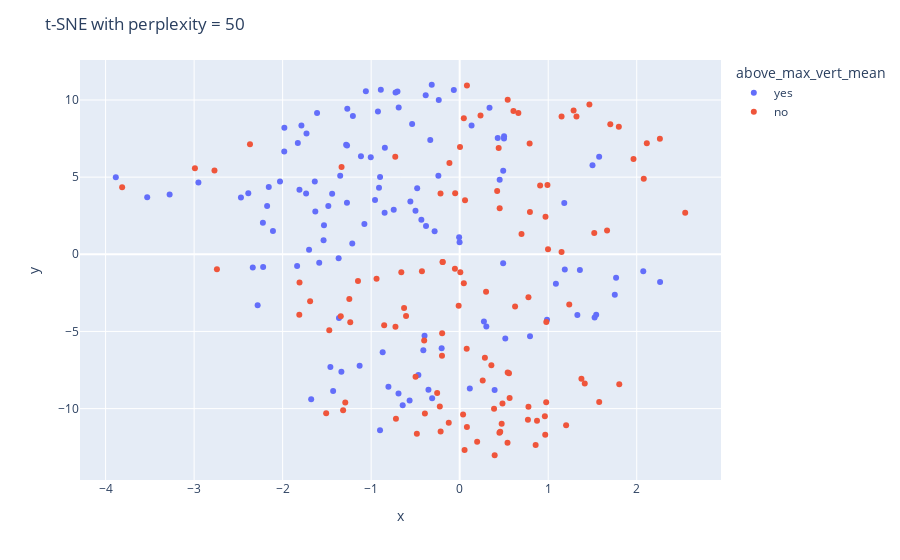

Notebook source saved alongside this figure:
### Markdown cell above
Screenshot of plottly graph, as it would not render in quarto
![](images/tsne30.png)

### Code cell
#| code-fold: true
from sklearn.manifold import TSNE
import seaborn as sns
import plotly.express as px
import textwrap
mywrap = lambda x: textwrap.wrap(x, width=60)

X = feature_matrix
X_embedded = TSNE(n_components=2, learning_rate='auto',init='random', perplexity=50).fit_transform(X)
tsne_df = pd.DataFrame(X_embedded, columns=['x','y'])
tsne_df['Name'] = combine_df['Name'] 
tsne_df['MAX.VERTICAL'] = combine_df['MAX.VERTICAL']
tsne_df['above_max_vert_mean'] = combine_df['above_max_vert_mean']
tsne_df['above_max_vert_mean'] = tsne_df['above_max_vert_mean'].map({1: 'yes', 0: 'no'})
tsne_df['Name'] = tsne_df['Name'].apply(lambda x: x if type(x) == str else '')
tsne_df['Name'] = tsne_df['Name'].apply(lambda x: '<br>'.join(mywrap(x)))
print(tsne_df)
fig = px.scatter(tsne_df, x='x', y='y', hover_data=['Name', 'MAX.VERTICAL'], color = 'above_max_vert_mean')
fig.update_layout(title_text='t-SNE with perplexity = 50')
fig.show()
